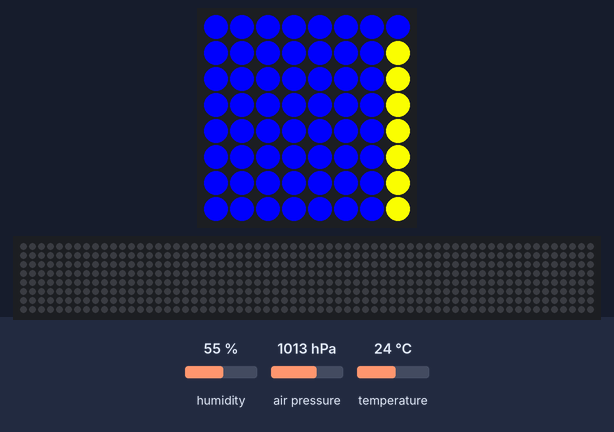
A program run on a simulated Raspberry Pi (BCM pin numbers) with a Sense HAT. Shown: the Sense HAT's 8×8 RGB LED matrix, a strip that is not on the board, showing the scrolling text unrolled. Inputs (shaded band) come from the test bench; at power-on: humidity 55 %, air pressure 1013 hPa, temperature 24 °C. The 64×8 strip is a reading aid, not a part: it shows the text the matrix is scrolling, unrolled, one strip-width of it at a time. At 35.7 s the program stops and its outputs stay as they are.

Above: at 0.17 s.
At 4.7 s:
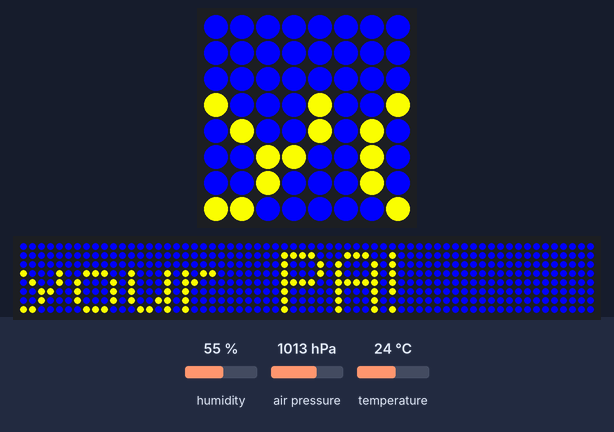
At 9.23 s:
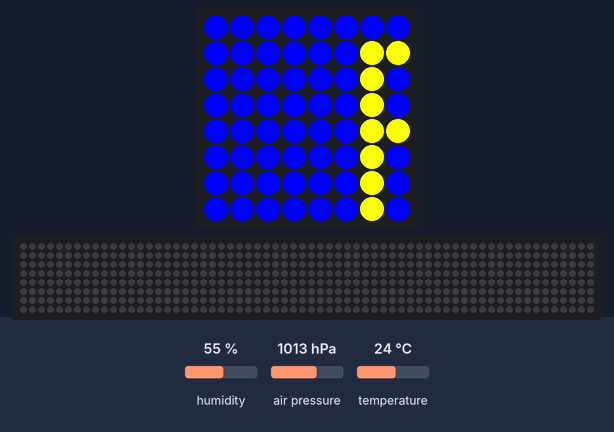
At 18.3 s:
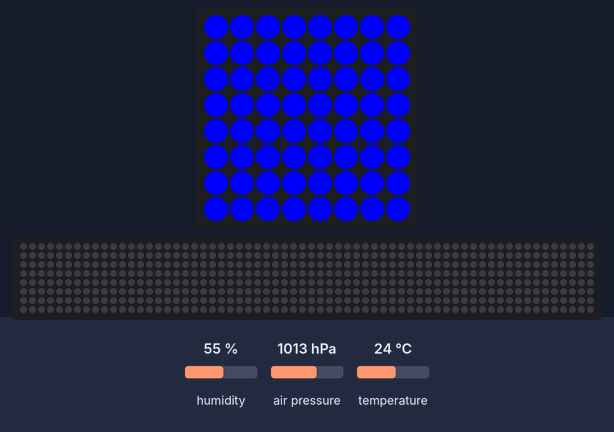
At 26.45 s:
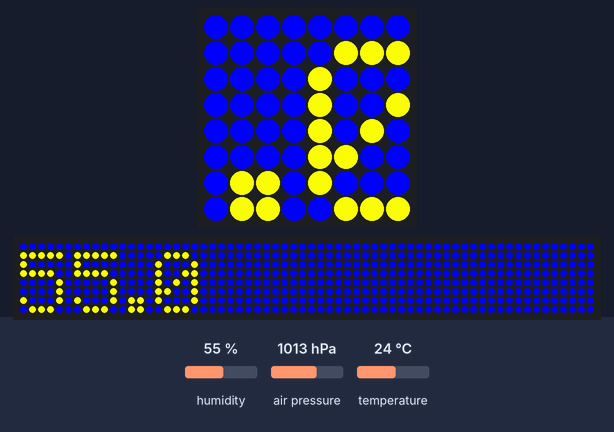
At 34.6 s:
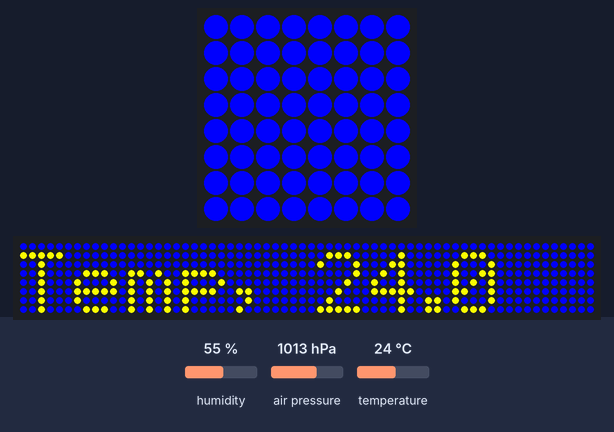

The program:

environment.py
```python
from sense_hat import SenseHat
from time import sleep


sense = SenseHat()
yellow = (255, 255, 0)
blue = (0, 0, 255)


def show_msg(t):
  sense.show_message(t, text_colour=(yellow), back_colour=(blue))


def display(name, value):
  msg_txt = f'{name}, {value}'
  show_msg(msg_txt)


def main():
  sense.clear()

  pressure = str(round(sense.get_pressure(), 1))
  humidity = str(round(sense.get_humidity(), 1))
  temp = str(round(sense.get_temperature(), 1))

  show_msg("Hi, I'm your PA!")
  display('Pressure', pressure)
  sleep(1)
  display('Humidity', humidity)
  sleep(1)
  display('Temp', temp)
  sleep(1)
  sense.clear()


if __name__ == '__main__':
  main()
```

Measured:
- what the display in image 3 shows lasts 1.1 s, from 18.3 s to 19.4 s
